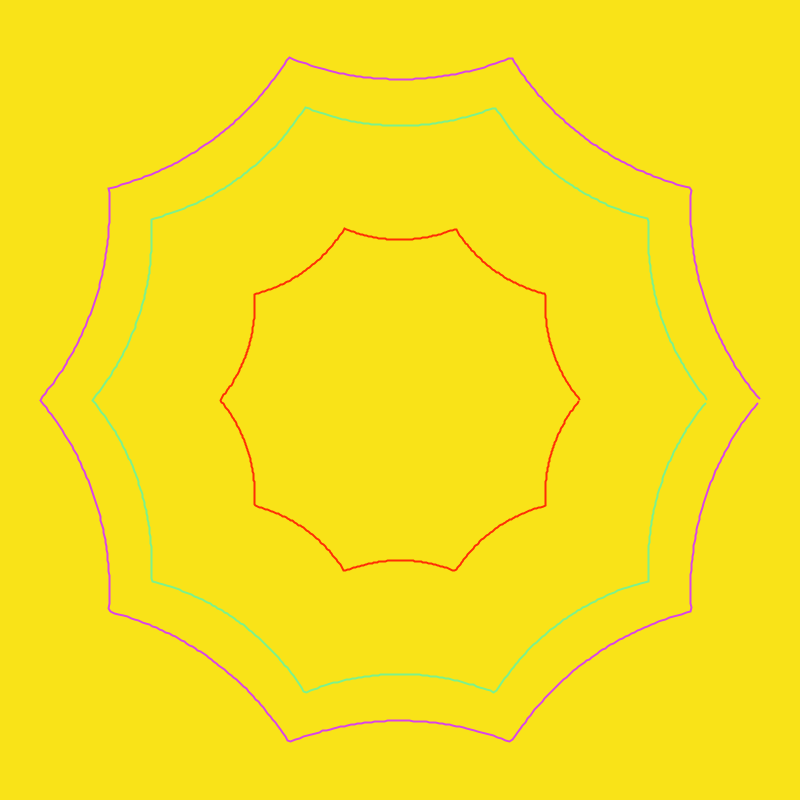
Frame 1 (no input)
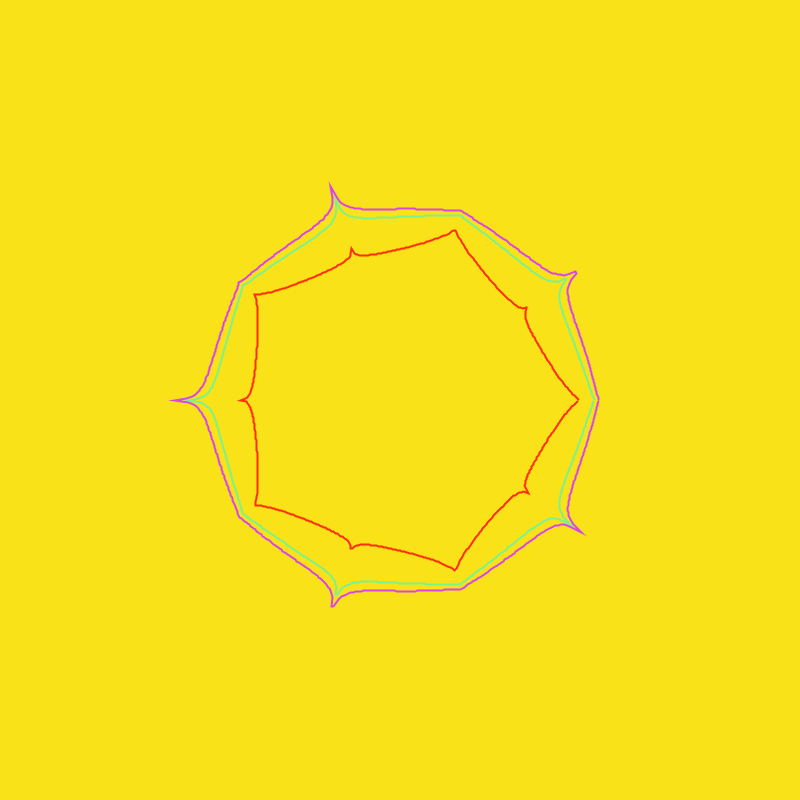
Frame 60 (the mouse pressed at the canvas centre just before this capture)
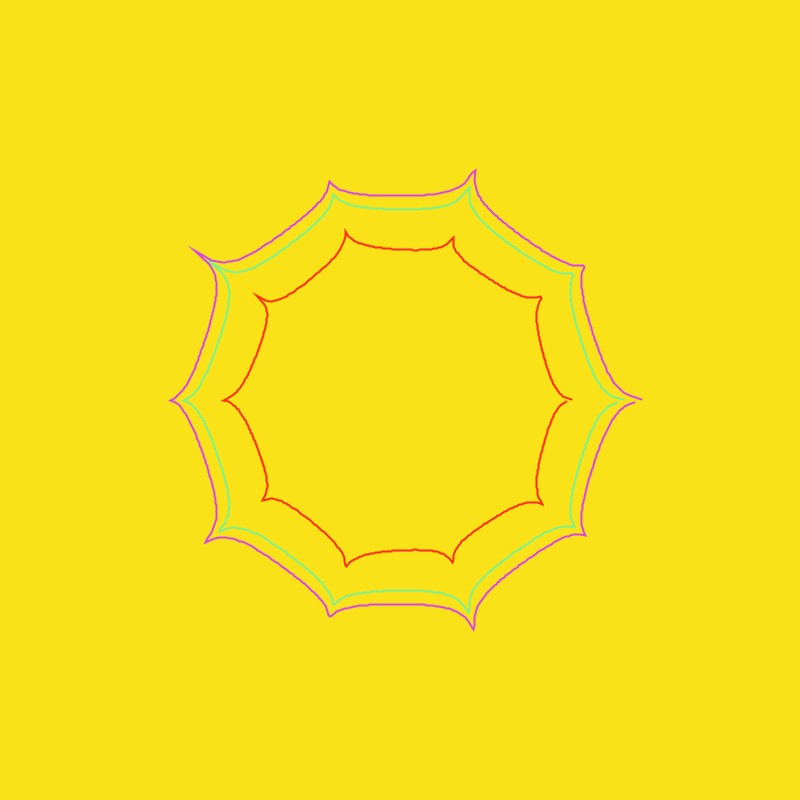
Frame 120 (the mouse held since frame 60 and released just before this capture)

The Processing sketch that drew these frames (run headless with seeded random() and noise(); from frame 60 on, the mouse is pressed at the canvas centre):

// Processing sketch: SuperShapes2D
// ── SuperShapes2D.pde
float t=0.0;
int m=10;
void setup() {
  size(800, 800);
  colorMode(HSB, 100);
  noFill();
  //frameRate(1);
  strokeWeight(2);
}

void draw() {
  background(15, 90, 98);

  translate(width/2, height/2);
  stroke(100, 100, 100, 80);

  shapeIt(1, 1);

  stroke(50, 100, 100, 50);
  shapeIt(5, 5);

  stroke(80, 80, 100, 90);
  shapeIt(8, 8);
  t+= 0.02;

  //if ((millis()/1000)%2 == 0) {
  //  m=millis()/1000;
  //}
}

void shapeIt(float a, float b) {
  beginShape();

  for (float theta =0.01; theta<=2*PI; theta+=0.01) {
    float rad = r(theta, 
      a, //a -- for sizing on cos axis
      b, //b -- for sizing on sin axis
      m, //m -- for number of nodes
      3, //n1 -- for smoothness or spikeness of nodes
      pow(cos(t),2), //n2 -- for shape of cos nodes
      cos(t/2) //n3 -- for shape of sin nodes
      );
    float x = rad * cos(theta) * 180;
    float y = rad * sin(theta) * 180;
    vertex(x, y);
  }


  endShape();
}



float r(float theta, float a, float b, float m, float n1, float n2, float n3) {
  return pow(pow(abs(cos(m*theta / 4.0)/a), n2)+
    pow(abs(sin(m*theta / 4.0)/b), n3), -1.0/n1);
}
